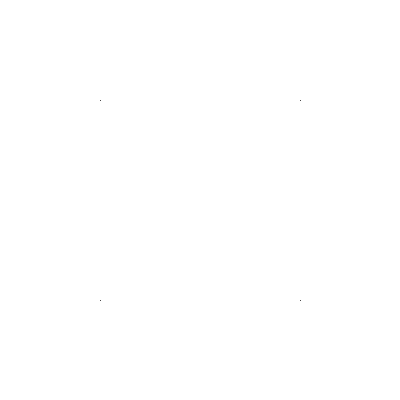
Frame 1 (no input)
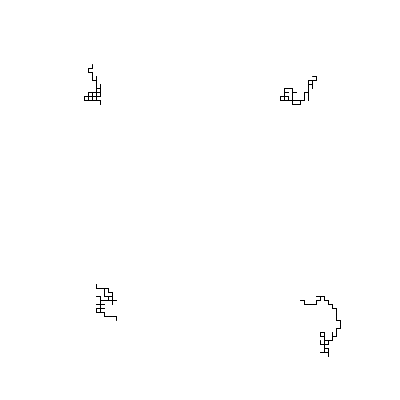
Frame 60 (the mouse pressed at the canvas centre just before this capture)
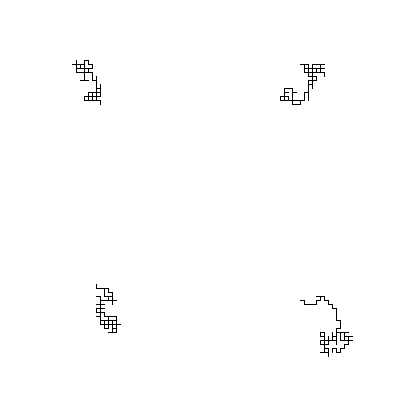
Frame 120 (the mouse held since frame 60 and released just before this capture)

The Processing sketch that drew these frames (run headless with seeded random() and noise(); from frame 60 on, the mouse is pressed at the canvas centre):

// Processing sketch: HW_1
// ── HW_1.pde
Bot user;
Bot2 user2;
Bot3 user3;
Bot4 user4;

void setup() {
  size(400,400);
  background(255);
  user = new Bot();
  user2 = new Bot2();
  user3 = new Bot3();
  user4 = new Bot4();

}

void draw() {
  user.display();
  user2.display();
  user3.display();
  user4.display();
   
  user.step();
  user2.step();
  user3.step();
  user4.step();
}
// ── Bot.pde
class Bot {
  int x;
  int y;

  int px;
  int py;

  Bot() {
    x = 100;
    y = 100;
   
    px = x;
    py = y;
    
  }
  void display() {
    stroke(0);
    line(px, py, x, y);   
    
    //point(x,y);
    //bezier(px,py,10,10,-10,-10,x,y);   
    px = x;
    py = y;
  }

  void step() {
   
    int choice = int(random(4));

    if (choice == 0) {
      //x++;
      x += 4;
    } else if (choice == 1) {
      //x--;
      x -= 4;
    } else if (choice == 2) {
      //y++;
      y += 4;
    } else {
      y -= 4;
      //y--;
    }
  }
}
// ── Bot2.pde
class Bot2 {
  int x;
  int y;

  int px;
  int py;

  Bot2() {
    x = 300;
    y = 100;
   
    px = x;
    py = y;
  }
  void display() {
    stroke(0);

    line(px, py, x, y);   
    //point(x,y);
    //bezier(px,py,10,10,-10,-10,x,y);   
    px = x;
    py = y;
  }

  void step() {
   
    int choice = int(random(4));

    if (choice == 0) {
      //x++;
      x += 4;
    } else if (choice == 1) {
      //x--;
      x -= 4;
    } else if (choice == 2) {
      //y++;
      y += 4;
    } else {
      y -= 4;
      //y--;
    }
  }
}
// ── Bot3.pde
class Bot3 {
  int x;
  int y;

  int px;
  int py;

  Bot3() {
    x = 100;
    y = 300;
   
    px = x;
    py = y;
  }
  void display() {
    stroke(0);

    line(px, py, x, y);   
    //point(x,y);
    //bezier(px,py,10,10,-10,-10,x,y);   
    px = x;
    py = y;
  }

  void step() {
   
    int choice = int(random(4));

    if (choice == 0) {
      //x++;
      x += 4;
    } else if (choice == 1) {
      //x--;
      x -= 4;
    } else if (choice == 2) {
      //y++;
      y += 4;
    } else {
      y -= 4;
      //y--;
    }
  }
}
// ── Bot4.pde
class Bot4 {
  int x;
  int y;

  int px;
  int py;

  Bot4() {
    x = 300;
    y = 300;
   
    px = x;
    py = y;
  }
  void display() {
    stroke(0);
    
    line(px, py, x, y);   
    //point(x,y);
    //bezier(px,py,10,10,-10,-10,x,y);   
    px = x;
    py = y;
  }

  void step() {
   
    int choice = int(random(4));

    if (choice == 0) {
      //x++;
      x += 4;
    } else if (choice == 1) {
      //x--;
      x -= 4;
    } else if (choice == 2) {
      //y++;
      y += 4;
    } else {
      y -= 4;
      //y--;
    }
  }
}
